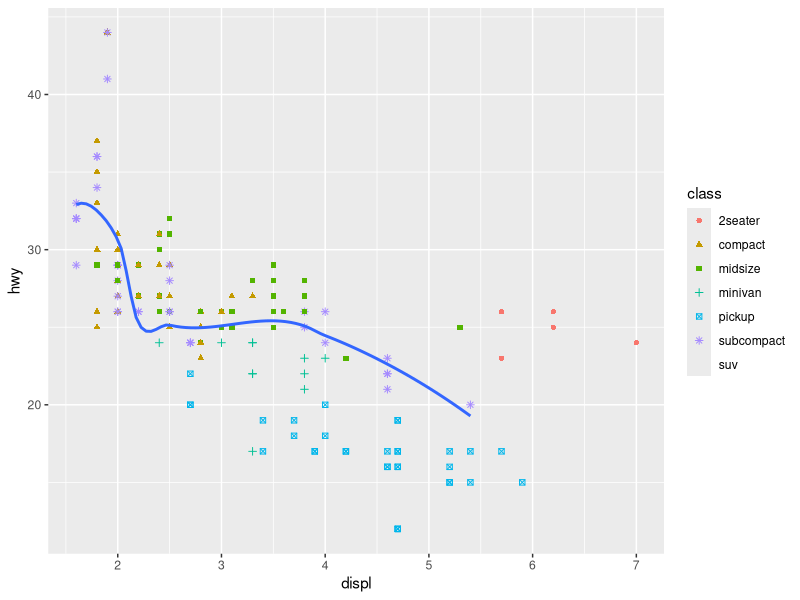
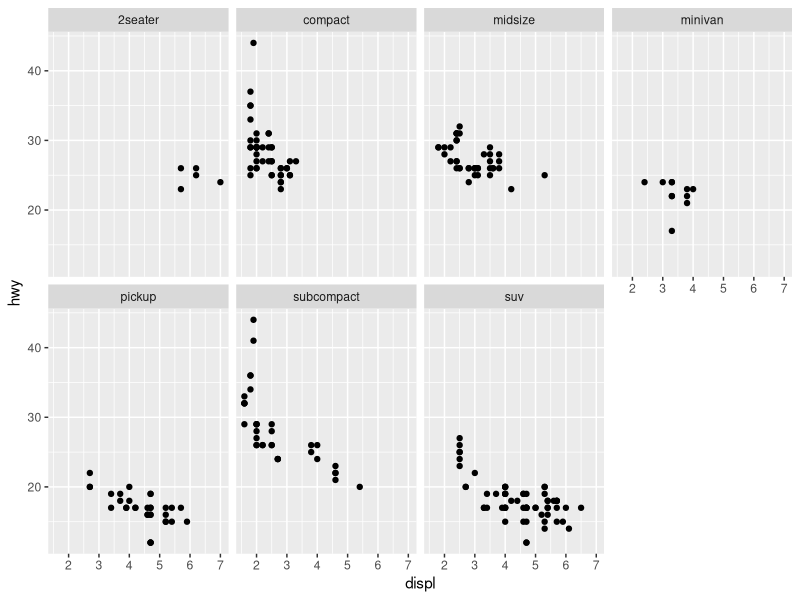
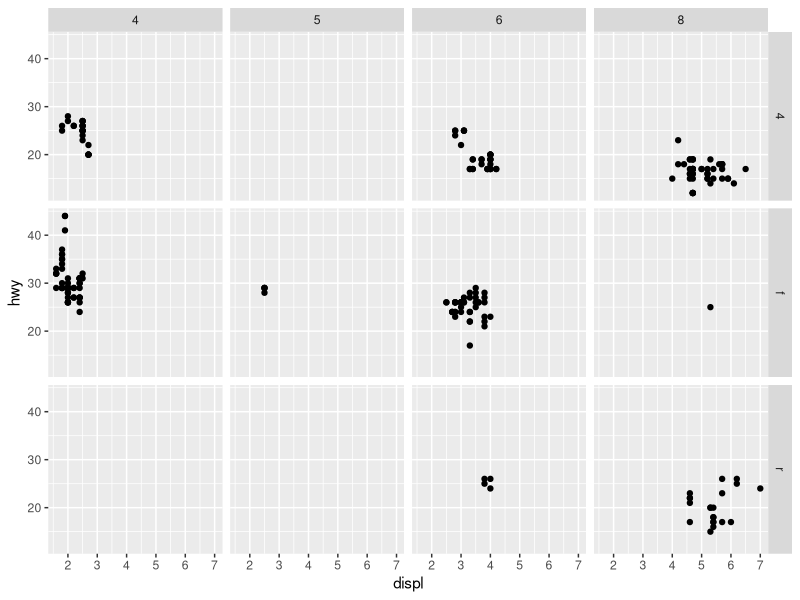

Source code (R) for these figures, in order:
## ---- chunk 1
knitr::opts_chunk$set(echo = TRUE)
library(tidyverse)
library(ggplot2)

#library("tidyverse")
#ibrary("devtools")
#library("glue")
#library("dplyr")
#library("stringr")
#library("ggplot2")
#library("knitr")
#library("ggrepel")
#library("patchwork")
#library("janitor")
## ---- chunk 2
mpg
## ---- chunk 3
library(tidyverse)
library(ggplot2)

carData <- ggplot(data = mpg, mapping = aes(x = displ, y = hwy)) +
  geom_point(mapping = aes(color = class, shape = class)) +
  geom_smooth(data = filter(mpg, class == "subcompact"), se = FALSE)

carData

## ---- chunk 4
ggplot(data = mpg) + 
  geom_point(mapping = aes(x = displ, y = hwy)) + 
  facet_wrap(~ class, nrow = 2)

## ---- chunk 5

ggplot(data = mpg) + 
  geom_point(mapping = aes(x = displ, y = hwy)) + 
  facet_grid(drv ~ cyl)

